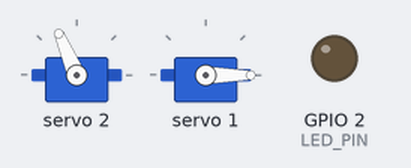
This program was run on a simulated ESP32. On the bench: 2 × servo, output pins drawn as LEDs (lit = HIGH).

Above: at 0.08 s.
At 6.69 s:
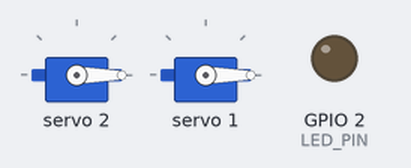
At 12.25 s:
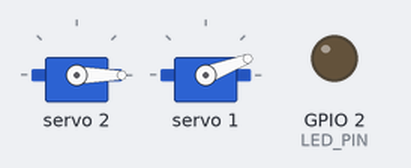
At 18.8 s:
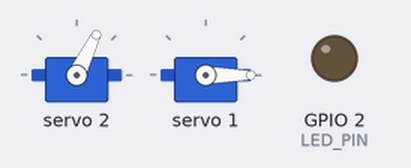
At 26.66 s:
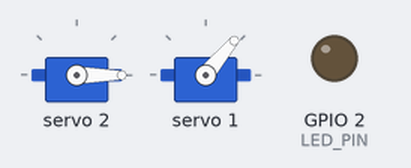
At 30.1 s:
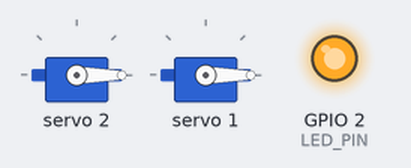
Timing chart, 0 to 40.0 s (numbered marks = the images above):
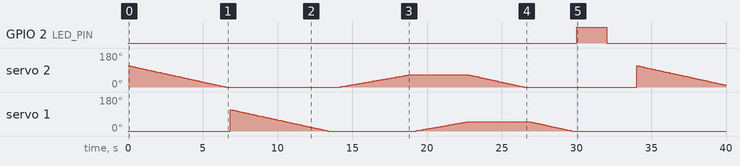

Measured:
- by itself, GPIO 2 (LED_PIN): LOW → HIGH at 30.0 s, → LOW 2.0 s later

The program:

main.cpp
```cpp
#include <Arduino.h>
#include <Wire.h>
#include <Adafruit_PWMServoDriver.h>
#include <SPI.h>

#define PCA9685_ADDRESS 0x40
#define SERVO_PIN_1 2
#define SERVO_PIN_2 1
#define SERVO_MIN_ANGLE 10
#define SERVO_MAX_ANGLE 180
#define LED_PIN 2

Adafruit_PWMServoDriver pwm = Adafruit_PWMServoDriver(PCA9685_ADDRESS);

// Prototipos de función
int readServoAngle(int servoPin);
void moveServo(int servoPin, int startAngle, int endAngle, int speed);

void setup() {
  Serial.begin(115200);
  Wire.begin();
  pwm.begin();
  pwm.setPWMFreq(50);
  pinMode(LED_PIN, OUTPUT);

  int currentAngle1 = readServoAngle(SERVO_PIN_1);
  if (currentAngle1 != 10) {
    moveServo(SERVO_PIN_1, currentAngle1, 10, 100);
  }

  int currentAngle2 = readServoAngle(SERVO_PIN_2);
  if (currentAngle2 != 10) {
    moveServo(SERVO_PIN_2, currentAngle2, 10, 100);
  }
}

// Definiciones de funciones
int readServoAngle(int servoPin) {
  int pulseWidth = pwm.getPWM(servoPin);
  return map(pulseWidth, SERVO_MIN_ANGLE, SERVO_MAX_ANGLE, 0, 180);
}

void moveServo(int servoPin, int startAngle, int endAngle, int speed) {
  startAngle = constrain(startAngle, SERVO_MIN_ANGLE, SERVO_MAX_ANGLE);
  endAngle = constrain(endAngle, SERVO_MIN_ANGLE, SERVO_MAX_ANGLE);
  int step = (startAngle < endAngle) ? 1 : -1;

  for (int pos = startAngle; pos != endAngle; pos += step) {
    pwm.setPWM(servoPin, 0, map(pos, SERVO_MIN_ANGLE, SERVO_MAX_ANGLE, 100, 600));
    delay(speed);
  }
  pwm.setPWM(servoPin, 0, map(endAngle, SERVO_MIN_ANGLE, SERVO_MAX_ANGLE, 100, 600));
}

void loop() {
  // Establecer la posición inicial de los servos en 10° si no están ya en esa posición
  int currentAngle1 = readServoAngle(SERVO_PIN_1);
  if (currentAngle1 != 10) {
    moveServo(SERVO_PIN_1, currentAngle1, 10, 80);
  }

  int currentAngle2 = readServoAngle(SERVO_PIN_2);
  if (currentAngle2 != 10) {
    moveServo(SERVO_PIN_2, currentAngle2, 10, 80);
  }

  // Movimiento servo 1: de 10° a 60° a 80 ms
  moveServo(SERVO_PIN_1, 10, 60, 100);

  // Movimiento servo 2: de 10° a 50° a 80 ms
  moveServo(SERVO_PIN_2, 10, 50, 100);

  // Retorno a 10°
  moveServo(SERVO_PIN_1, 60, 10, 80);
  moveServo(SERVO_PIN_2, 50, 10, 80);

  // Encender LED
  digitalWrite(LED_PIN, HIGH);
  delay(2000); // Encendido por 2 segundos

  // Apagar LED y esperar antes de reiniciar el loop
  digitalWrite(LED_PIN, LOW);
  delay(2000); // Apagado por 2 segundos
}
```
